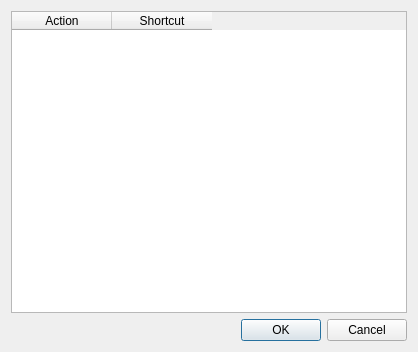
<?xml version="1.0" encoding="UTF-8"?>
<ui version="4.0">
 <class>KeyboardShortcutsDlg</class>
 <widget class="QDialog" name="KeyboardShortcutsDlg">
  <property name="geometry">
   <rect>
    <x>0</x>
    <y>0</y>
    <width>418</width>
    <height>352</height>
   </rect>
  </property>
  <property name="windowTitle">
   <string>Assign Keyboard Shortcuts</string>
  </property>
  <layout class="QHBoxLayout" name="horizontalLayout_2">
   <item>
    <layout class="QVBoxLayout" name="verticalLayout">
     <item>
      <widget class="QTableWidget" name="shortcutTable">
       <column>
        <property name="text">
         <string>Action</string>
        </property>
       </column>
       <column>
        <property name="text">
         <string>Shortcut</string>
        </property>
       </column>
      </widget>
     </item>
     <item>
      <layout class="QHBoxLayout" name="horizontalLayout">
       <item>
        <spacer name="horizontalSpacer">
         <property name="orientation">
          <enum>Qt::Horizontal</enum>
         </property>
         <property name="sizeHint" stdset="0">
          <size>
           <width>40</width>
           <height>20</height>
          </size>
         </property>
        </spacer>
       </item>
       <item>
        <widget class="QPushButton" name="okButton">
         <property name="text">
          <string>OK</string>
         </property>
        </widget>
       </item>
       <item>
        <widget class="QPushButton" name="cancelButton">
         <property name="text">
          <string>Cancel</string>
         </property>
        </widget>
       </item>
      </layout>
     </item>
    </layout>
   </item>
  </layout>
 </widget>
 <resources/>
 <connections>
  <connection>
   <sender>okButton</sender>
   <signal>clicked()</signal>
   <receiver>KeyboardShortcutsDlg</receiver>
   <slot>accept()</slot>
   <hints>
    <hint type="sourcelabel">
     <x>187</x>
     <y>292</y>
    </hint>
    <hint type="destinationlabel">
     <x>99</x>
     <y>281</y>
    </hint>
   </hints>
  </connection>
  <connection>
   <sender>cancelButton</sender>
   <signal>clicked()</signal>
   <receiver>KeyboardShortcutsDlg</receiver>
   <slot>reject()</slot>
   <hints>
    <hint type="sourcelabel">
     <x>282</x>
     <y>292</y>
    </hint>
    <hint type="destinationlabel">
     <x>332</x>
     <y>252</y>
    </hint>
   </hints>
  </connection>
 </connections>
</ui>
